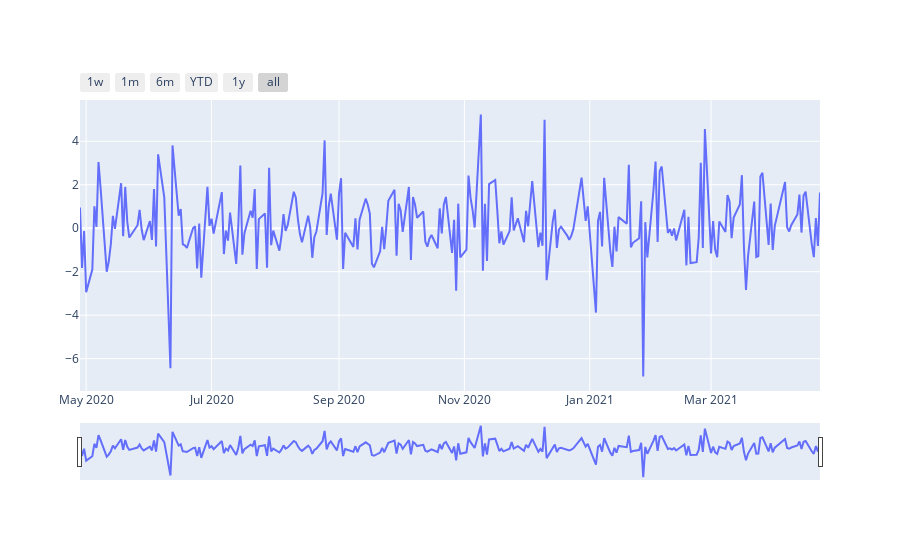

Source (notebook cell):
### Code cell
plot_ts(df.diff(1).dropna())

### Figure 1 — Plotly figure (JSON) as saved in the notebook; plotly's stock layout.template omitted (floating-point values rounded to 4 significant figures; data arrays with more than 128 entries replaced by an {"elided": "..."} marker saying what was removed)
{"data": [{"type": "scatter", "x": {"elided": "250 str values"}, "y": {"elided": "250 float values"}}], "layout": {"xaxis": {"rangeselector": {"buttons": [{"count": 7, "label": "1w", "step": "day", "stepmode": "backward"}, {"count": 1, "label": "1m", "step": "month", "stepmode": "backward"}, {"count": 6, "label": "6m", "step": "month", "stepmode": "backward"}, {"count": 1, "label": "YTD", "step": "year", "stepmode": "todate"}, {"count": 1, "label": "1y", "step": "year", "stepmode": "backward"}, {"step": "all"}]}, "rangeslider": {"visible": true}, "type": "date"}}}
